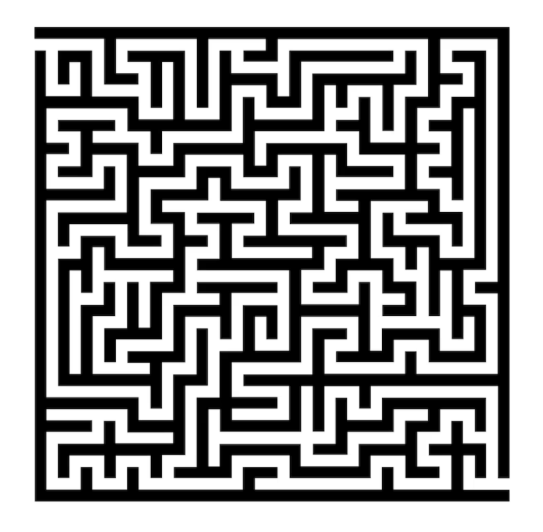
#> input picture img/labirinto.png, 543 x 532 px
$ python parte_3.py
#> lines starting #> are read from the running program, lines starting #| are printed output that depends on the picture; after the words box and inside, x2 and y2 are one past the last pixel; in counts of white or black regions, pixels touching at a corner belong together
### shortest_path/parte_1.py
import matplotlib.pyplot as plt
from pathlib import Path
from PIL import Image
import numpy as np
import os

IMG = Path(__file__).resolve().parent.parent / "img"
os.makedirs(IMG, exist_ok=True)

def carregar_labirinto(title):
    # carregar a imagem
    img = Image.open(title)
#> img is the input picture: PIL image 543x532 RGBA; mean R, G, B, A 152.6, 152.6, 152.6, 255

    # converter para a escala de cinza
    cinza = img.convert('L')

    # transforma em matriz
    M = np.array(cinza)

    # usa um valor de corte para transformar a matriz em binária
    # 0's representam paredes e 1's representam corredores
    M = (M > 128).astype(int)
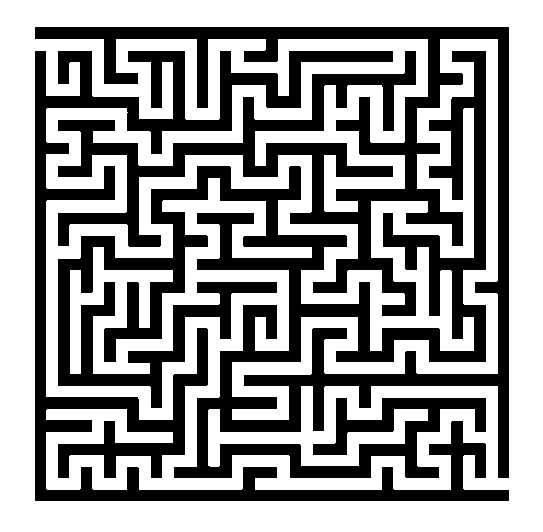
#> M: shape (532, 543) int64; values 0 (black) and 1 (white), 59.7% white; 2 black regions, box (x1, y1, x2, y2) and area: (35, 27, 509, 478) 86714, (35, 51, 509, 501) 29683

    # recorta o labirinto
    linha = np.where((M == 0).any(axis=1))[0]
#> linha = 474 values from 27 to 500
    coluna = np.where((M == 0).any(axis=0))[0]
#> coluna = 474 values from 35 to 508

    topo = linha.min()
#> topo = 27
    esq = coluna.min()
#> esq = 35

    M = M[topo:(linha.max() + 1), esq:(coluna.max() + 1)]
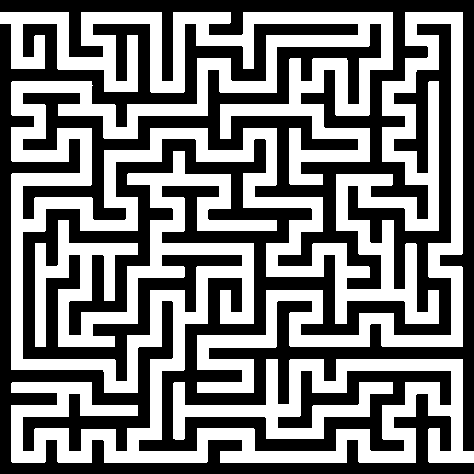
#> M: shape (474, 474) int64; values 0 (black) and 1 (white), 48.2% white; 1 white region, box (x1, y1, x2, y2) and area: (0, 12, 474, 463) 108279

    return M, topo, esq

# [39 lines that do not run on import are left out]

### shortest_path/parte_2.py
from parte_1 import *

def cria_celulas(num_celulas, lab):
    n_celulas = num_celulas
    n_grade = n_celulas * 2 + 1
    altura, largura = lab.shape

    # dicionário indexado por ID (1 a 400)
    celulas = {}

    for i in range(n_celulas):
        for j in range(n_celulas):
            linha_grade = i * 2 + 1
            col_grade = j * 2 + 1

            # determina as coordenadas do centro
            y_inicio = round(linha_grade * altura / n_grade)
            y_fim = round((linha_grade + 1) * altura / n_grade)
            y_centro = round((y_inicio + y_fim) / 2)

            x_inicio = round(col_grade * largura / n_grade)
            x_fim = round((col_grade + 1) * largura / n_grade)
            x_centro = round((x_inicio + x_fim) / 2)

            # ID (1 a 400)
            id_celula = i * n_celulas + j + 1

            celulas[id_celula] = {
                "i": i,
                "j": j,
                "pixels": lab[y_inicio:y_fim, x_inicio:x_fim],
                "centro": [x_centro, y_centro]
            }

    return celulas

def verifica_vizinhos_horizontal(celulas, lab):
    n = max(c["i"] for c in celulas.values()) + 1
    passagens_hor = {}

    for i in range(n):
        for j in range(n - 1):
            id1 = i * n + j + 1
            id2 = i * n + (j + 1) + 1 # célula à direita

            # pega o centro diretamente pelo ID
            y_centro = celulas[id1]["centro"][1]
            x_centro = round((celulas[id1]["centro"][0] + celulas[id2]["centro"][0]) / 2)

            # se o ponto médio entre o centro de duas células vizinhas for uma
            # passagem livre, então ligamos uma aresta entre as células
            if lab[y_centro, x_centro] == 1:
                passagens_hor.setdefault(id1, []).append(id2)
                passagens_hor.setdefault(id2, []).append(id1)

    return passagens_hor

def verifica_vizinhos_vertical(celulas, lab):
    n = max(c["i"] for c in celulas.values()) + 1
    passagens_ver = {}

    for i in range(n-1):
        for j in range(n):
            id1 = i * n + j + 1
            id2 = (i + 1) * n + j + 1 # célula abaixo

            # pega o centro diretamente pelo ID
            x_centro = celulas[id1]["centro"][0]
            y_centro = round((celulas[id1]["centro"][1] + celulas[id2]["centro"][1]) / 2)

            # se o ponto médio entre o centro de duas células vizinhas for uma
            # passagem livre, então ligamos uma aresta entre as células
            if lab[y_centro, x_centro] == 1:
                passagens_ver.setdefault(id1, []).append(id2)
                passagens_ver.setdefault(id2, []).append(id1)

    return passagens_ver

def criando_grafo(hor, ver, num_celulas):
    n = num_celulas ** 2
    grafo = {}
    for id_no in range(1, n + 1):
        viz_hor = hor.get(id_no, [])
        viz_ver = ver.get(id_no, [])

        grafo[id_no] = list(set(viz_hor).union(set(viz_ver)))

    vertices = n
    arestas = 0

    for v in grafo:
        for viz in grafo[v]:
            if v < viz:
                arestas += 1

    return grafo, vertices, arestas

# [8 lines that do not run on import are left out]

### shortest_path/parte_3.py
from parte_2 import *

if __name__ == '__main__':
    M, topo, esq = carregar_labirinto(IMG / "labirinto.png")
#> topo = 27; esq = 35

    # imagem original
    original = np.array(Image.open(IMG / "labirinto.png"))

    celulas = cria_celulas(20, M)
#> after the loop in cria_celulas, `for i in range(n_celulas):`: celulas = 400 items
#> celulas = 400 items
    hor = verifica_vizinhos_horizontal(celulas, M)
#> in verifica_vizinhos_horizontal, `n = max(c["i"] for c in celulas.values()) + 1`: n = 20
#> after the loop in verifica_vizinhos_horizontal, `for i in range(n):`: passagens_hor = 321 items
#> hor = 321 items
    ver = verifica_vizinhos_vertical(celulas, M)
#> in verifica_vizinhos_vertical, `n = max(c["i"] for c in celulas.values()) + 1`: n = 20
#> after the loop in verifica_vizinhos_vertical, `for i in range(n-1):`: passagens_ver = 310 items
#> ver = 310 items
    grafo, vertices, arestas = criando_grafo(hor, ver, 20)
#> the loop in criando_grafo, `for id_no in range(1, n + 1):` made 400 passes
#> (viz_hor, viz_ver) on passes 1, 3, 4: ([2], [21]), ([2], [23]), ([5], [24])
#> after the loop in criando_grafo, `for id_no in range(1, n + 1):`: grafo = 400 items
#> after the loop in criando_grafo, `for v in grafo:`: arestas = 399
#> grafo = 400 items; vertices = 400; arestas = 399

    # centros em coordenadas da imagem original
    centros = {v: (celulas[v]["centro"][0] + esq, celulas[v]["centro"][1] + topo) for v in celulas}
#> centros = 400 items

    plt.figure()
    plt.axis('off')
    plt.imshow(original)
    plt.title('Grafo sobreposto ao labirinto')

    # plotando as arestas do grafo
    for u in grafo:
        x1, y1 = centros[u]
        for v in grafo[u]:
            if u < v:
                x2, y2 = centros[v]
                plt.plot([x1, x2], [y1, y2], color='blue', linewidth=1.5)
#> this loop made 400 passes
#> (x1, y1) on passes 1 to 3: (53, 45), (75, 45), (99, 45)

    # desenha os vértices
    x_coords = [centros[v][0] for v in centros]
#> x_coords = 400 values, max 491 at index 19, min 53 at index 0, mean 272
    y_coords = [centros[v][1] for v in centros]
#> y_coords = 400 values from 45 to 483

    plt.scatter(x_coords[1:-1], y_coords[1:-1], c='purple', s=15, zorder=2)
    plt.scatter(x_coords[0], y_coords[0], c='green', s=35, zorder=2)
    plt.scatter(x_coords[-1], y_coords[-1], c='blue', s=35, zorder=2)

    # salva a imagem em 'img'
    plt.savefig(IMG / 'labirinto_grafo_completo.png', dpi=500, bbox_inches='tight')
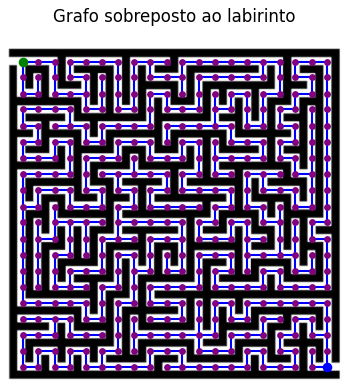
#> figure drawn by matplotlib, 1 panel
    plt.show()
